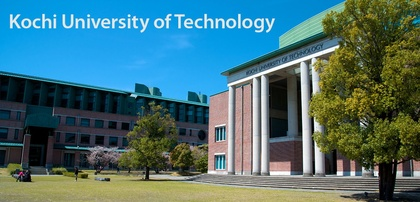
%> input picture Exp_20221017/kut.jpg, 420 x 202 px, shrunk from 933 x 449 before the run
$ octave i1250373_kadai5.m   (GNU Octave 9; MATLAB toolbox functions it lacks are replaced by stand-ins)
%> lines starting %> are read from the running program, lines starting %| are printed output that depends on the picture
clear;
close all
img_name = 'kut.jpg';
output_name = 'input1_tonemapped.jpg';

img = imread(img_name);
%> img is the input picture: size 202x420x3 uint8; mean R, G, B 72.8, 113.2, 118

red = img(:,:,1);
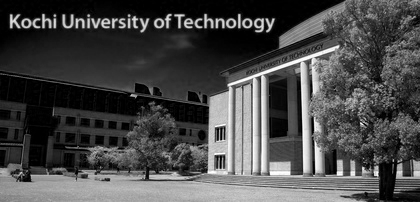
%> red: size 202x420 uint8; min 0, max 255, mean 72.8
green = img(:,:,2);
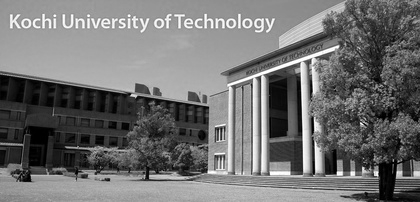
%> green: size 202x420 uint8; min 0, max 255, mean 113.2
blue = img(:,:,3);
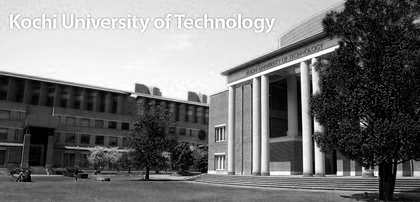
%> blue: size 202x420 uint8; min 0, max 255, mean 118

resultR = red / 64;
resultR = resultR * 85;
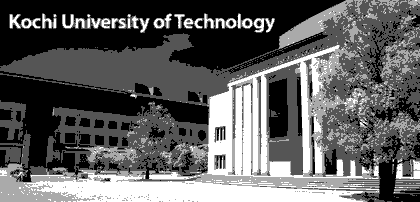
%> resultR: size 202x420 uint8; min 0, max 255, mean 95.9

resultG = tonecurveG(green);
resultB = tonecurveB(blue);

img(:,:,1) = resultR;
img(:,:,2) = resultG;
img(:,:,3) = resultB;

result = img;
imshow(result)

function out = tonecurveG(x)
    out_d = 127.5 - 255 / 2 * cos(3 * pi / 255 * double(x));
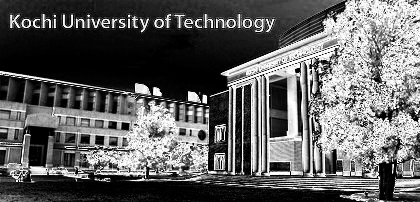
%> out_d: size 202x420 double; min 0, max 255, mean 96.9
    out = uint8(out_d);
end

function out = tonecurveB(x)
    out = (255)/(150 - 25) * x -51;
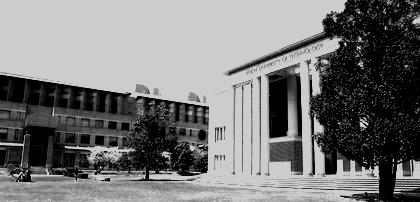
%> out: size 202x420 uint8; min 0, max 204, mean 120.1
%> `img(:,:,3) = resultB;`:
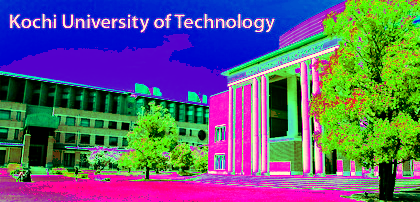
%> img: size 202x420x3 uint8; mean R, G, B 95.9, 96.9, 120.1
end

function pl = pl(x)
[height, width] = size(x);
count = zeros(1,256);

for k = 0:255 % 0<=k<=255
    for h = 1:height
        for w = 1:width
            if gimg(h,w) == k
                count(k+1) = count(k+1)+1;
            end
        end
    end
end
figure;
plot(0:255, count);
xlim([0 255]);
end
